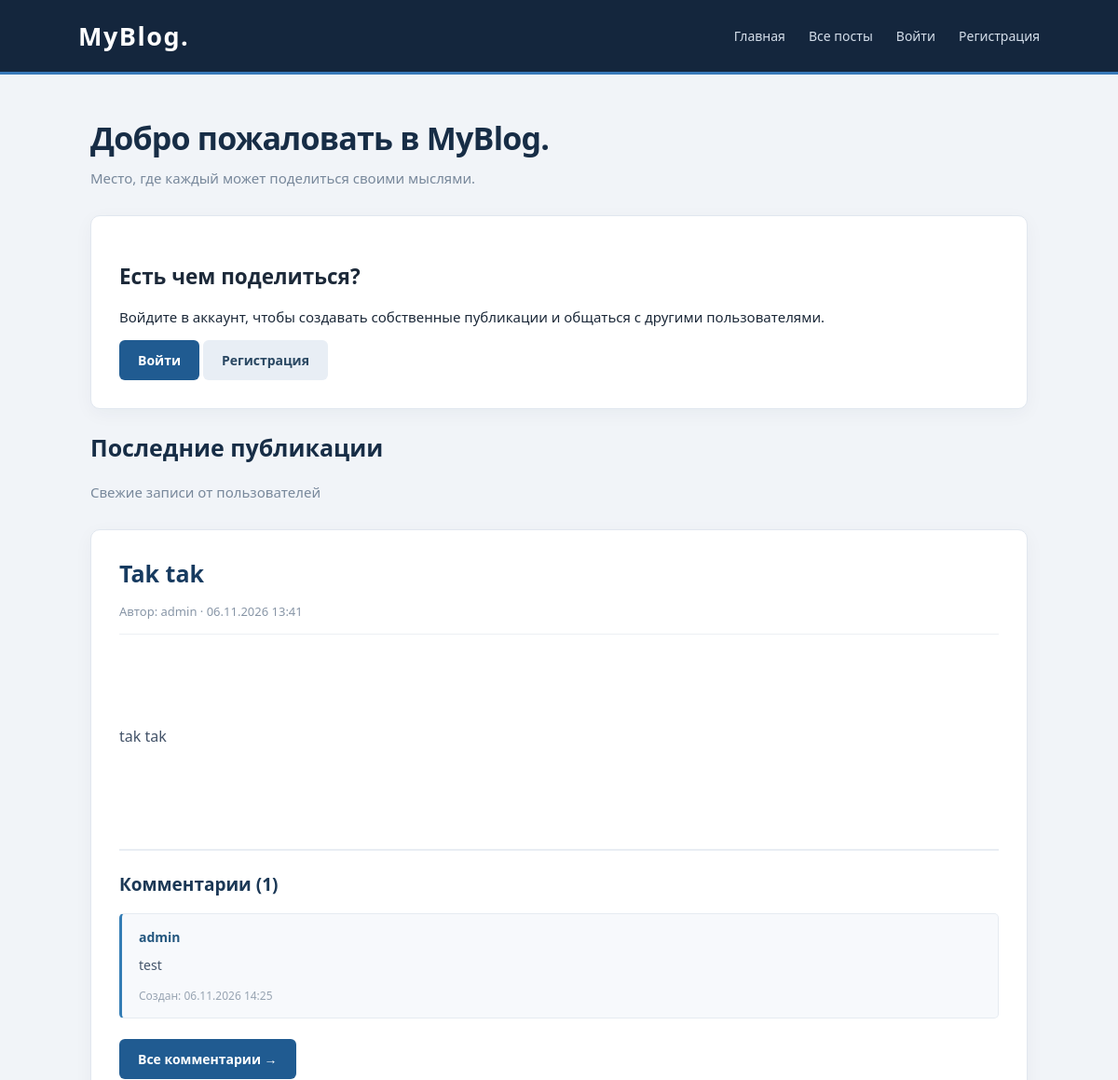
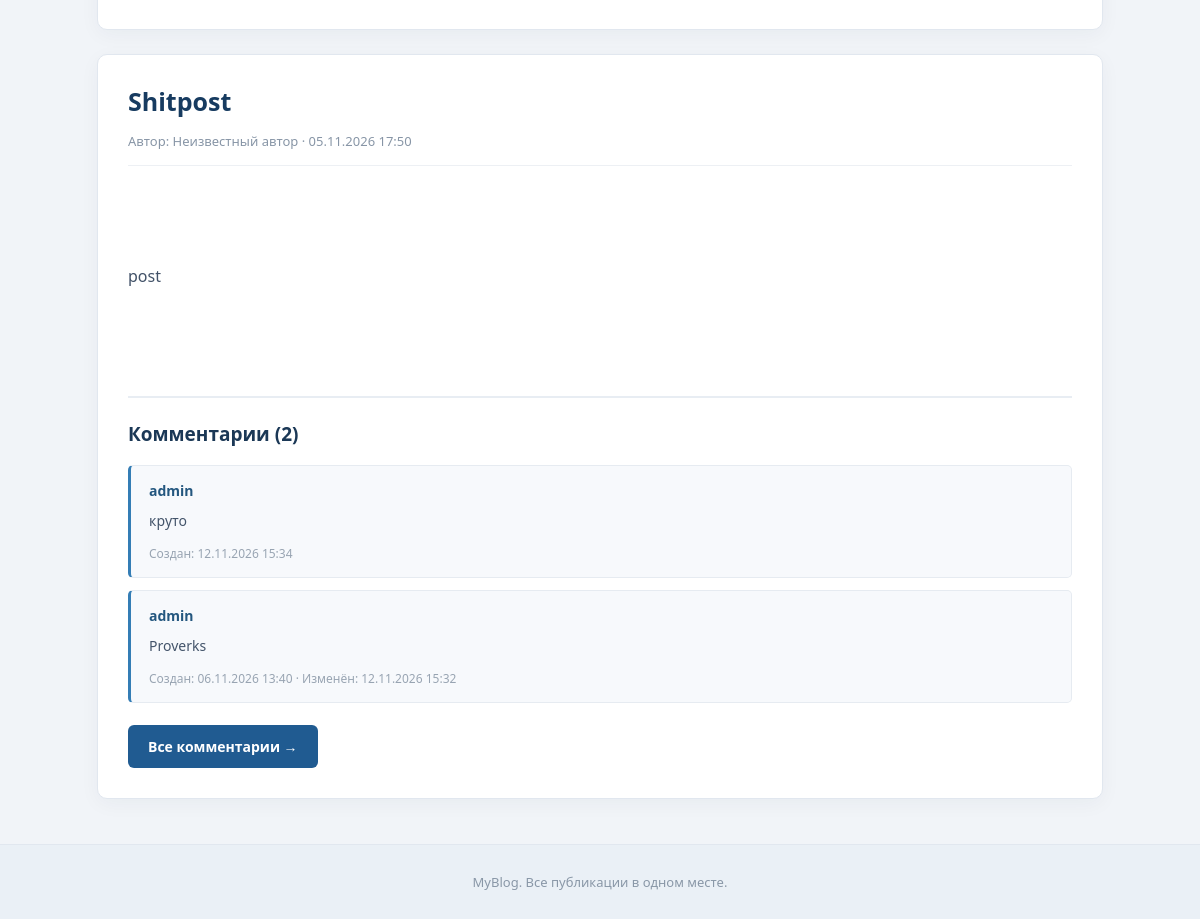
The page / on the database its author committed (2 pictures, top to bottom).
### blog/models.py (models this page shows, shortened)
class Post(models.Model):
    title = models.CharField(max_length=200)
    content = models.TextField()
    author = models.ForeignKey(
        User,
        on_delete=models.CASCADE,
        null=True,
        blank=True
    )
    created_at = models.DateTimeField(auto_now_add=True)

class Comment(models.Model):
    post = models.ForeignKey(Post, on_delete=models.CASCADE)
    author = models.ForeignKey(User, on_delete=models.CASCADE)
    content = models.TextField()
    created_at = models.DateTimeField(auto_now_add=True)
    edited_at = models.DateTimeField(null=True, blank=True)

### blog/views.py (the view)
# urls.py: path('', views.home, name='home'),
def home(request):
    posts = Post.objects.all().order_by('-created_at')
    for post in posts:
        post.comments_preview = Comment.objects.filter(
            post=post
        ).select_related('author').order_by('-created_at')[:3]
        post.comments_count = Comment.objects.filter(
            post=post
        ).count()
    return render(request, 'home.html', {
        'posts': posts
    })

### blog/templates/home.html (shortened to what this page needs)
{% extends 'base.html' %}
{% block content %}
<div class="page-heading">
    <h1>Добро пожаловать в MyBlog.</h1>
    <p>Место, где каждый может поделиться своими мыслями.</p>
</div>
{% if user.is_authenticated %}
    <section class="card" id="create-post">
        <h2>Создать публикацию</h2>
        <form method="POST" action="{% url 'create_post' %}">
            {% csrf_token %}
            <input
                type="text"
                name="title"
                placeholder="Название публикации"
                maxlength="200"
                required
            >
            <textarea
                name="content"
                placeholder="О чём хотите рассказать?"
                required
            ></textarea>
            <button type="submit">Опубликовать</button>
        </form>
    </section>
{% else %}
    <section class="card">
        <h2>Есть чем поделиться?</h2>
        <p>Войдите в аккаунт, чтобы создавать собственные публикации и общаться с другими пользователями.</p>
        <a href="{% url 'login' %}" class="button">Войти</a>
        <a href="{% url 'register' %}" class="button button-secondary">Регистрация</a>
    </section>
{% endif %}
<div class="page-heading">
    <h2>Последние публикации</h2>
    <p>Свежие записи от пользователей</p>
</div>
{% for post in posts %}
    <article class="card">
        <h2 class="post-title">
            <a href="{% url 'post_detail' post.id %}">
                {{ post.title }}
            </a>
        </h2>
        <div class="meta">
            Автор:
            {% if post.author %}
                {{ post.author.username }}
            {% else %}
                Неизвестный автор
            {% endif %}
            · {{ post.created_at|date:"d.m.Y H:i" }}
        </div>
        <div class="post-content">
            {{ post.content|linebreaks }}
        </div>
        <div class="comments-preview">
            <h3>Комментарии ({{ post.comments_count }})</h3>
            {% for comment in post.comments_preview %}
                <div class="comment">
    <strong>{{ comment.author.username }}</strong>
    <p>{{ comment.content|linebreaks }}</p>
        <small>
            Создан: {{ comment.created_at|date:"d.m.Y H:i" }}
                {% if comment.edited_at %}
                    · Изменён: {{ comment.edited_at|date:"d.m.Y H:i" }}
                {% endif %}
            </small>
            </div>
            {% empty %}
                <p class="empty">Комментариев пока нет.</p>
            {% endfor %}
            <a href="{% url 'post_detail' post.id %}" class="button">
                Все комментарии →
            </a>
        </div>
    </article>
{% empty %}
    <div class="card empty">
        <h3>Публикаций пока нет</h3>
        <p>Будьте первым, кто поделится своей историей!</p>
    </div>
{% endfor %}
{% endblock %}

### blog/templates/base.html (style rules this page uses)
* { box-sizing: border-box; }
body { margin: 0; background: #f1f4f8; color: #1c2939; font-family: "Segoe UI", Arial, sans-serif; font-size: 15px; }
a { color: inherit; text-decoration: none; }
.page-heading { margin-bottom: 30px; }
.page-heading h1 { font-size: 34px; font-weight: 750; letter-spacing: -0.8px; color: #172d46; margin-bottom: 10px; }
.page-heading h2 { font-size: 25px; color: #172d46; }
.page-heading p { color: #78889b; margin: 0; }
.card { background: #ffffff; padding: 30px; margin-bottom: 24px; border: 1px solid #e1e7ef; border-radius: 10px; box-shadow: 0 5px 20px rgba(24, 48, 76, 0.045); transition: box-shadow 0.25s, transform 0.25s; }
.post-title { margin: 0 0 14px; font-size: 25px; font-weight: 700; line-height: 1.35; color: #173b60; }
.post-title a { transition: color 0.2s; }
.meta { color: #8795a6; font-size: 13px; margin-bottom: 20px; padding-bottom: 15px; border-bottom: 1px solid #edf0f4; }
.post-content { font-size: 16px; line-height: 1.85; color: #425268; white-space: pre-wrap; }
button, .button { display: inline-block; background: #205b91; color: white; border: none; padding: 12px 20px; border-radius: 6px; font-size: 14px; font-weight: 600; cursor: pointer; transition: 0.2s; }
.button-secondary { background: #e8eef5; color: #294762; }
.comments-preview { margin-top: 30px; padding-top: 23px; border-top: 2px solid #e8edf3; }
.comments-preview h3 { font-size: 19px; color: #1b3856; margin: 0 0 18px; }
.comment { position: relative; background: #f7f9fc; border: 1px solid #e6ebf1; border-left: 3px solid #347db5; border-radius: 5px; padding: 15px 18px; margin-bottom: 12px; }
.comment strong { display: block; color: #24577f; font-size: 14px; margin-bottom: 8px; }
.comment p { color: #43546a; font-size: 14px; line-height: 1.7; margin: 0 0 9px; }
.comment small { color: #98a4b2; font-size: 12px; }
.comments-preview .button { margin-top: 10px; }

### rows shown on the page
Post: title "Tak tak", author.username "admin", created_at "06.11.2026 13:41", content "tak tak", comments_count "1"
Comment: author.username "admin", content "test", created_at "06.11.2026 14:25"
Post: title "Shitpost", shows "Неизвестный автор", created_at "05.11.2026 17:50", content "post", comments_count "2"
Comment: author.username "admin", content "круто", created_at "12.11.2026 15:34"
Comment: author.username "admin", content "Proverks", created_at "06.11.2026 13:40", edited_at "12.11.2026 15:32"
